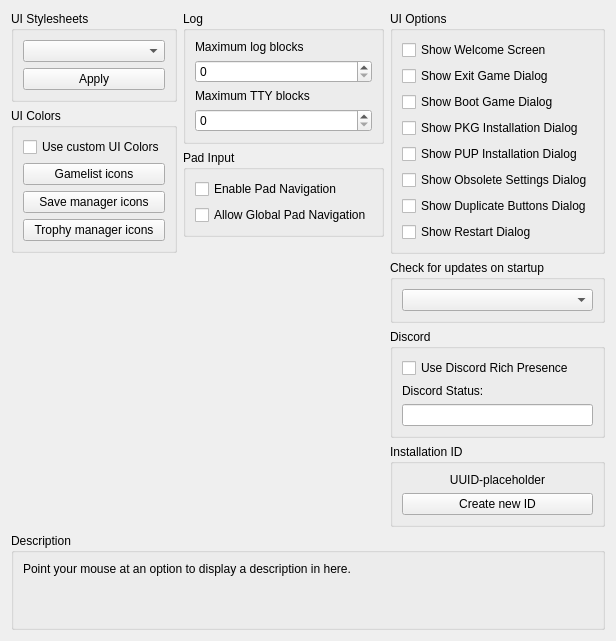
      <widget class="QWidget" name="guiTab">
       <attribute name="title">
        <string>GUI</string>
       </attribute>
       <layout class="QVBoxLayout" name="guiTab_layout" stretch="0,1,0">
        <item>
         <layout class="QHBoxLayout" name="guiTabLayout" stretch="1,1,1">
          <item>
           <layout class="QVBoxLayout" name="guiTabLayoutLeft">
            <item>
             <widget class="QGroupBox" name="gb_stylesheets">
              <property name="title">
               <string>UI Stylesheets</string>
              </property>
              <layout class="QVBoxLayout" name="gb_stylesheets_layout">
               <item>
                <widget class="QComboBox" name="combo_stylesheets"/>
               </item>
               <item>
                <widget class="QPushButton" name="pb_apply_stylesheet">
                 <property name="text">
                  <string>Apply</string>
                 </property>
                </widget>
               </item>
              </layout>
             </widget>
            </item>
            <item>
             <widget class="QGroupBox" name="gb_colors">
              <property name="title">
               <string>UI Colors</string>
              </property>
              <layout class="QVBoxLayout" name="gb_colors_layout">
               <property name="leftMargin">
                <number>9</number>
               </property>
               <property name="topMargin">
                <number>9</number>
               </property>
               <property name="rightMargin">
                <number>9</number>
               </property>
               <property name="bottomMargin">
                <number>9</number>
               </property>
               <item>
                <widget class="QCheckBox" name="cb_custom_colors">
                 <property name="text">
                  <string>Use custom UI Colors</string>
                 </property>
                </widget>
               </item>
               <item>
                <widget class="QPushButton" name="pb_gl_icon_color">
                 <property name="text">
                  <string>Gamelist icons</string>
                 </property>
                </widget>
               </item>
               <item>
                <widget class="QPushButton" name="pb_sd_icon_color">
                 <property name="text">
                  <string>Save manager icons</string>
                 </property>
                </widget>
               </item>
               <item>
                <widget class="QPushButton" name="pb_tr_icon_color">
                 <property name="text">
                  <string>Trophy manager icons</string>
                 </property>
                </widget>
               </item>
              </layout>
             </widget>
            </item>
            <item>
             <spacer name="guiTabSpacerLeft">
              <property name="orientation">
               <enum>Qt::Vertical</enum>
              </property>
              <property name="sizeType">
               <enum>QSizePolicy::MinimumExpanding</enum>
              </property>
              <property name="sizeHint" stdset="0">
               <size>
                <width>0</width>
                <height>0</height>
               </size>
              </property>
             </spacer>
            </item>
           </layout>
          </item>
          <item>
           <layout class="QVBoxLayout" name="guiTabLayoutMiddle">
            <item>
             <widget class="QGroupBox" name="gb_log">
              <property name="title">
               <string>Log</string>
              </property>
              <layout class="QVBoxLayout" name="gb_log_layout">
               <item>
                <widget class="QWidget" name="log_limit" native="true">
                 <property name="sizePolicy">
                  <sizepolicy hsizetype="Minimum" vsizetype="Minimum">
                   <horstretch>0</horstretch>
                   <verstretch>0</verstretch>
                  </sizepolicy>
                 </property>
                 <layout class="QVBoxLayout" name="layout_log_limit">
                  <property name="leftMargin">
                   <number>0</number>
                  </property>
                  <property name="topMargin">
                   <number>0</number>
                  </property>
                  <property name="rightMargin">
                   <number>0</number>
                  </property>
                  <property name="bottomMargin">
                   <number>0</number>
                  </property>
                  <item>
                   <widget class="QLabel" name="label_log_limit">
                    <property name="text">
                     <string>Maximum log blocks</string>
                    </property>
                   </widget>
                  </item>
                  <item>
                   <widget class="QSpinBox" name="spinbox_log_limit">
                    <property name="minimum">
                     <number>0</number>
                    </property>
                    <property name="maximum">
                     <number>999999999</number>
                    </property>
                   </widget>
                  </item>
                 </layout>
                </widget>
               </item>
               <item>
                <widget class="QWidget" name="tty_limit" native="true">
                 <layout class="QVBoxLayout" name="layout_tty_limit">
                  <property name="leftMargin">
                   <number>0</number>
                  </property>
                  <property name="topMargin">
                   <number>0</number>
                  </property>
                  <property name="rightMargin">
                   <number>0</number>
                  </property>
                  <property name="bottomMargin">
                   <number>0</number>
                  </property>
                  <item>
                   <widget class="QLabel" name="label_tty_limit">
                    <property name="text">
                     <string>Maximum TTY blocks</string>
                    </property>
                   </widget>
                  </item>
                  <item>
                   <widget class="QSpinBox" name="spinbox_tty_limit">
                    <property name="maximum">
                     <number>999999999</number>
                    </property>
                   </widget>
                  </item>
                 </layout>
                </widget>
               </item>
              </layout>
             </widget>
            </item>
            <item>
             <widget class="QGroupBox" name="gb_gui_pad_input">
              <property name="title">
               <string>Pad Input</string>
              </property>
              <layout class="QVBoxLayout" name="gb_gui_pad_input_layout">
               <item>
                <widget class="QCheckBox" name="cb_pad_navigation">
                 <property name="text">
                  <string>Enable Pad Navigation</string>
                 </property>
                </widget>
               </item>
               <item>
                <widget class="QCheckBox" name="cb_global_pad_navigation">
                 <property name="text">
                  <string>Allow Global Pad Navigation</string>
                 </property>
                </widget>
               </item>
              </layout>
             </widget>
            </item>
            <item>
             <spacer name="guiTabSpacerMiddle">
              <property name="orientation">
               <enum>Qt::Vertical</enum>
              </property>
              <property name="sizeType">
               <enum>QSizePolicy::MinimumExpanding</enum>
              </property>
              <property name="sizeHint" stdset="0">
               <size>
                <width>0</width>
                <height>0</height>
               </size>
              </property>
             </spacer>
            </item>
           </layout>
          </item>
          <item>
           <layout class="QVBoxLayout" name="guiTabLayoutRight">
            <item>
             <widget class="QGroupBox" name="gb_gui_options">
              <property name="title">
               <string>UI Options</string>
              </property>
              <layout class="QVBoxLayout" name="gb_gui_options_layout">
               <item>
                <widget class="QCheckBox" name="cb_show_welcome">
                 <property name="text">
                  <string>Show Welcome Screen</string>
                 </property>
                </widget>
               </item>
               <item>
                <widget class="QCheckBox" name="cb_show_exit_game">
                 <property name="text">
                  <string>Show Exit Game Dialog</string>
                 </property>
                </widget>
               </item>
               <item>
                <widget class="QCheckBox" name="cb_show_boot_game">
                 <property name="text">
                  <string>Show Boot Game Dialog</string>
                 </property>
                </widget>
               </item>
               <item>
                <widget class="QCheckBox" name="cb_show_pkg_install">
                 <property name="text">
                  <string>Show PKG Installation Dialog</string>
                 </property>
                </widget>
               </item>
               <item>
                <widget class="QCheckBox" name="cb_show_pup_install">
                 <property name="text">
                  <string>Show PUP Installation Dialog</string>
                 </property>
                </widget>
               </item>
               <item>
                <widget class="QCheckBox" name="cb_show_obsolete_cfg_dialog">
                 <property name="text">
                  <string>Show Obsolete Settings Dialog</string>
                 </property>
                </widget>
               </item>
               <item>
                <widget class="QCheckBox" name="cb_show_same_buttons_dialog">
                 <property name="text">
                  <string>Show Duplicate Buttons Dialog</string>
                 </property>
                </widget>
               </item>
               <item>
                <widget class="QCheckBox" name="cb_show_restart_hint">
                 <property name="text">
                  <string>Show Restart Dialog</string>
                 </property>
                </widget>
               </item>
               <item>
                <spacer name="guiTabSpacerRight">
                 <property name="orientation">
                  <enum>Qt::Vertical</enum>
                 </property>
                 <property name="sizeType">
                  <enum>QSizePolicy::MinimumExpanding</enum>
                 </property>
                 <property name="sizeHint" stdset="0">
                  <size>
                   <width>0</width>
                   <height>0</height>
                  </size>
                 </property>
                </spacer>
               </item>
              </layout>
             </widget>
            </item>
            <item>
             <widget class="QGroupBox" name="gb_updates">
              <property name="title">
               <string>Check for updates on startup</string>
              </property>
              <layout class="QVBoxLayout" name="layout_gb_updates">
               <item>
                <widget class="QComboBox" name="combo_updates"/>
               </item>
              </layout>
             </widget>
            </item>
            <item>
             <widget class="QGroupBox" name="gb_discord">
              <property name="title">
               <string>Discord</string>
              </property>
              <layout class="QVBoxLayout" name="gb_discord_layout">
               <item>
                <widget class="QCheckBox" name="useRichPresence">
                 <property name="text">
                  <string>Use Discord Rich Presence</string>
                 </property>
                </widget>
               </item>
               <item>
                <widget class="QLabel" name="label_discordState">
                 <property name="text">
                  <string>Discord Status:</string>
                 </property>
                </widget>
               </item>
               <item>
                <widget class="QLineEdit" name="discordState">
                 <property name="sizePolicy">
                  <sizepolicy hsizetype="MinimumExpanding" vsizetype="Fixed">
                   <horstretch>0</horstretch>
                   <verstretch>0</verstretch>
                  </sizepolicy>
                 </property>
                 <property name="maxLength">
                  <number>128</number>
                 </property>
                </widget>
               </item>
              </layout>
             </widget>
            </item>
            <item>
             <widget class="QGroupBox" name="gb_uuid">
              <property name="title">
               <string>Installation ID</string>
              </property>
              <layout class="QVBoxLayout" name="gb_uuid_layout">
               <item>
                <widget class="QLabel" name="label_uuid">
                 <property name="text">
                  <string>UUID-placeholder</string>
                 </property>
                 <property name="alignment">
                  <set>Qt::AlignCenter</set>
                 </property>
                </widget>
               </item>
               <item>
                <widget class="QPushButton" name="pb_uuid">
                 <property name="text">
                  <string>Create new ID</string>
                 </property>
                </widget>
               </item>
              </layout>
             </widget>
            </item>
           </layout>
          </item>
         </layout>
        </item>
        <item>
         <spacer name="guiTabSpacer">
          <property name="orientation">
           <enum>Qt::Vertical</enum>
          </property>
          <property name="sizeType">
           <enum>QSizePolicy::MinimumExpanding</enum>
          </property>
          <property name="sizeHint" stdset="0">
           <size>
            <width>0</width>
            <height>0</height>
           </size>
          </property>
         </spacer>
        </item>
        <item>
         <widget class="QGroupBox" name="gb_description_gui">
          <property name="title">
           <string>Description</string>
          </property>
          <layout class="QVBoxLayout" name="gb_description_gui_layout">
           <item>
            <widget class="QLabel" name="description_gui">
             <property name="text">
              <string>Point your mouse at an option to display a description in here.


</string>
             </property>
             <property name="textFormat">
              <enum>Qt::PlainText</enum>
             </property>
             <property name="alignment">
              <set>Qt::AlignLeading|Qt::AlignLeft|Qt::AlignTop</set>
             </property>
             <property name="wordWrap">
              <bool>true</bool>
             </property>
            </widget>
           </item>
          </layout>
         </widget>
        </item>
       </layout>
      </widget>
